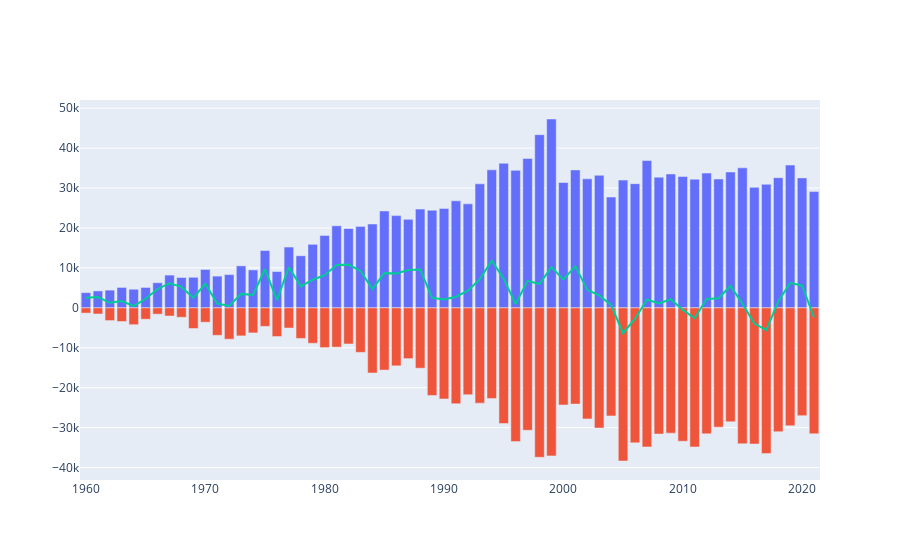

Notebook code cell kept with this figure:
### Code cell
electricity_export = {
    'name': 'Export',
    'type': 'bar',
    'x': df['year'],
    'y': df['export'],
}

electricity_import = {
    'name': 'Import',
    'type': 'bar',
    'x': df['year'],
    'y': df['import_minus'],
}

balance = {
    'name': 'Balance',
    'x': df['year'],
    'y': df['import_export_balance'],
    'mode': 'lines',
    'showlegend': False
}

layout = {
    'showlegend': False,
    'barmode': 'relative'
}

figdict = {
    'data': [electricity_export, electricity_import, balance],
    'layout': layout
}

go.Figure(figdict)
